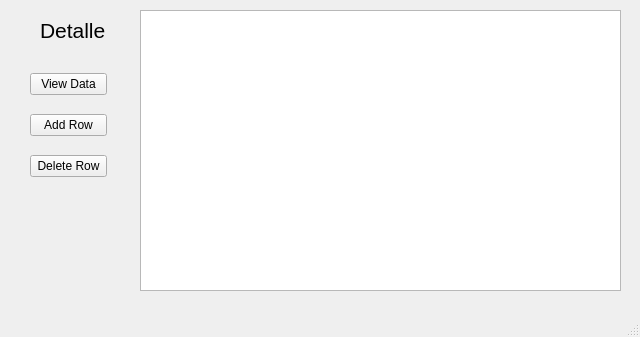
<?xml version="1.0" encoding="UTF-8"?>
<ui version="4.0">
 <class>MainWindow</class>
 <widget class="QMainWindow" name="MainWindow">
  <property name="geometry">
   <rect>
    <x>0</x>
    <y>0</y>
    <width>640</width>
    <height>337</height>
   </rect>
  </property>
  <property name="windowTitle">
   <string>MainWindow</string>
  </property>
  <widget class="QWidget" name="centralwidget">
   <widget class="QTableView" name="tableView">
    <property name="geometry">
     <rect>
      <x>140</x>
      <y>10</y>
      <width>481</width>
      <height>281</height>
     </rect>
    </property>
   </widget>
   <widget class="QLabel" name="label">
    <property name="geometry">
     <rect>
      <x>40</x>
      <y>10</y>
      <width>91</width>
      <height>41</height>
     </rect>
    </property>
    <property name="font">
     <font>
      <pointsize>16</pointsize>
     </font>
    </property>
    <property name="text">
     <string>Detalle</string>
    </property>
   </widget>
   <widget class="QWidget" name="">
    <property name="geometry">
     <rect>
      <x>30</x>
      <y>60</y>
      <width>77</width>
      <height>131</height>
     </rect>
    </property>
    <layout class="QVBoxLayout" name="verticalLayout">
     <item>
      <widget class="QPushButton" name="pushButton_viewdata">
       <property name="text">
        <string>View Data</string>
       </property>
      </widget>
     </item>
     <item>
      <widget class="QPushButton" name="pushButton_addRow">
       <property name="text">
        <string>Add Row</string>
       </property>
      </widget>
     </item>
     <item>
      <widget class="QPushButton" name="pushButton_deleteRow">
       <property name="text">
        <string>Delete Row</string>
       </property>
      </widget>
     </item>
    </layout>
   </widget>
  </widget>
  <widget class="QMenuBar" name="menubar">
   <property name="geometry">
    <rect>
     <x>0</x>
     <y>0</y>
     <width>640</width>
     <height>21</height>
    </rect>
   </property>
  </widget>
  <widget class="QStatusBar" name="statusbar"/>
 </widget>
 <resources/>
 <connections/>
</ui>
